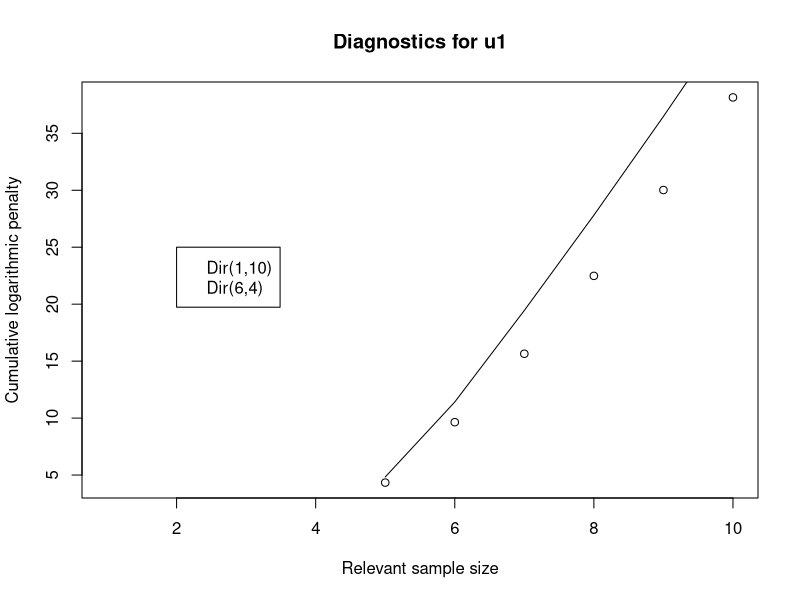

This figure's R source:
library(dplyr);library(ggplot2)
setwd("/home/rachel/Documents/diagnostics/")
df<-read.csv(file = "CHDS.latentexample1.csv")

 df %>%
   group_by(Social, Economic, Events, Admission) %>%
   tally() -> counts #counts for all pathways in the CEG
 #write.csv(counts,'counts.csv')

 
#df is the data in question, col_name is the stage in question, prior is the set prior (must have right number of iterations), n is the max sample size we wish to consider.
get.zhed <- function(df, col_name, prior, n=50) {#dataframes should also be added for the counts
  #add checks to make sure that prior has same number of items as counts in dataframe
  Zm <- rep(NA, n)
  Sm <- rep(NA, n)
  Em <- rep(NA, n)
  Vm <- rep(NA, n)
  p <- rep(NA, n)
  for (i in 5:n){#burning first 5 observations
    df_cut <- df[1:i,] 
    df_cut %>%
      group_by_(col_name) %>% #groups by the stage of interest
      tally() -> u1 #stage1
    counts = u1$n 
    p[i] = (lgamma(sum(prior)) + sum(lgamma(prior+counts)) - (sum(lgamma(prior)) + lgamma(sum(prior)+sum(counts))))#logprobability
    #p[i] = sum(gamma(prior))*prod(gamma(prior+counts))/(prod(gamma(prior)) * gamma(sum(prior)+sum(counts)))#prob of observing the sequence
    #p[i] = sum(gamma(prior))* gamma(prior+counts)/(prod(gamma(prior)) * gamma(sum(prior)+sum(counts)))#prob of observing each iteration
    #compute the z statistics
   Sm[i]=-p[i]
   Em[i]=-p[i]*exp(p[i])
   Vm[i]=exp(p[i])*(p[i])^2 - (Em[i])^2
   Zm[i]=sum(na.omit(Sm)) - sum(na.omit(Em)) / sqrt(sum(na.omit(Vm)))
  }
  return(list(Sm,Zm))
}

mod1 <- get.zhed(df,col_name = "Social", prior=c(10,1),n=50)
mod2 <- get.zhed(df,col_name = "Social", prior=c(.5,.5),n=10)

plot(mod2[[2]],xlab='Relevant sample size', ylab = 'Cumulative logarithmic penalty')
lines(mod1[[2]])
legend(2,25,c("Dir(1,10)", "Dir(6,4)"))
title("Diagnostics for u1")

#how do we store positions of the CEG in the dplyr function? 
df %>% group_by(Social) %>% tally() #w1
df %>% filter(Social=="High") %>% group_by(Economic) %>% tally() #w2
df %>% filter(Social=="Low") %>% group_by(Economic) %>% tally() #w3
df %>% filter(Social=="High") %>% group_by(Events) %>% tally() #w4
df %>% filter(Social=="Low", Economic=="High") %>% group_by(Events) %>% tally() #w5
df %>% filter(Social=="Low", Economic=="Low") %>% group_by(Events) %>% tally() #w6
df %>% filter(Social=="High",Events=="Low") %>% group_by(Admission) %>% tally() #w7


